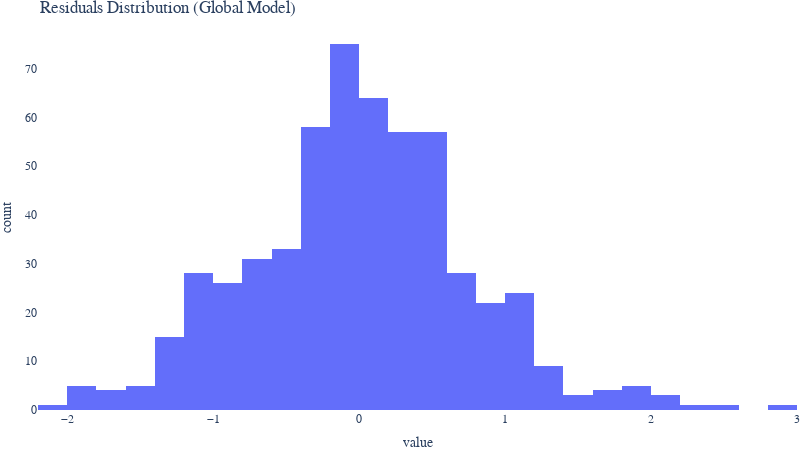

Notebook cell for this chart:
### Markdown cell above
#### (1B) Check Residual Normality
Verify that the model's residuals are normally distributed, to justify the use of a nested linear mixed effects (NLME) model.

We use the `D’Agostino-Pearson` and `Shapiro-Wilk` tests to check for normality, and also plot the distribution of the residuals for visual inspection.

### Code cell
residuals = global_results.resid
print("Residuals Normality Tests:\n")

skew, kurt = st.skew(residuals), st.kurtosis(residuals, fisher=True)
print(f"Residual Skewness: {skew:.3f} [Normal=0], Kurtosis: {kurt:.3f} [Normal=0]\n")

k2, p = st.normaltest(residuals)    # D'Agostino-Pearson test
output = "Data is normally distributed" if p > 0.05 else "Data is not (!) normally distributed"
print(f"D'Agostino-Pearson test: k2={k2:.3f}, p-value={p:.3f} --> {output}\n")

w, p = st.shapiro(residuals)        # Shapiro-Wilk test
output = "Data is normally distributed" if p > 0.05 else "Data is not (!) normally distributed"
print(f"Shapiro-Wilk test: W={w:.3f}, p-value={p:.3f} --> {output}\n")

and_res = st.anderson(residuals, dist="norm")

residuals_fig = px.histogram(residuals, title="Residuals Distribution (Global Model)")
residuals_fig.update_layout(
    font_family=FONT_FAMILY,
    width=800, height=450,
    paper_bgcolor='rgba(0, 0, 0, 0)', plot_bgcolor='rgba(0, 0, 0, 0)',
    margin=dict(l=0, r=0, t=25, b=0, pad=0),
    showlegend=False,
)
residuals_fig.show()

### Figure 1 — Plotly figure (JSON) as saved in the notebook; plotly's stock layout.template omitted (floating-point values rounded to 4 significant figures; data arrays with more than 128 entries replaced by an {"elided": "..."} marker saying what was removed)
{"data": [{"alignmentgroup": "True", "bingroup": "x", "hovertemplate": "variable=0<br>value=%{x}<br>count=%{y}<extra></extra>", "legendgroup": "0", "marker": {"color": "#636efa", "pattern": {"shape": ""}}, "name": "0", "offsetgroup": "0", "orientation": "v", "showlegend": true, "x": {"elided": "560 float values"}, "xaxis": "x", "yaxis": "y", "type": "histogram"}], "layout": {"xaxis": {"anchor": "y", "domain": [0.0, 1.0], "title": {"text": "value"}}, "yaxis": {"anchor": "x", "domain": [0.0, 1.0], "title": {"text": "count"}}, "legend": {"title": {"text": "variable"}, "tracegroupgap": 0}, "title": {"text": "Residuals Distribution (Global Model)"}, "barmode": "relative", "font": {"family": "Calibri"}, "margin": {"l": 0, "r": 0, "t": 25, "b": 0, "pad": 0}, "width": 800, "height": 450, "paper_bgcolor": "rgba(0, 0, 0, 0)", "plot_bgcolor": "rgba(0, 0, 0, 0)", "showlegend": false}}
